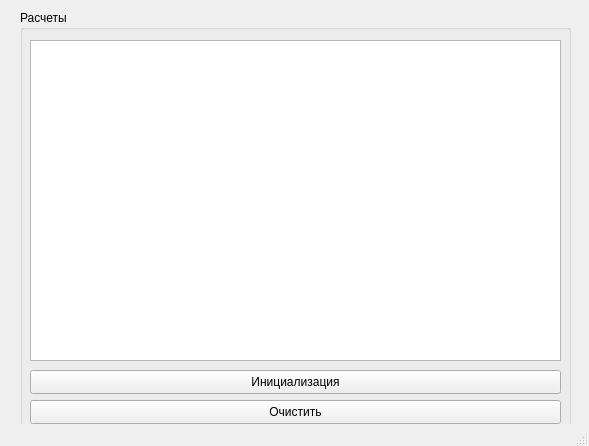
<?xml version="1.0" encoding="UTF-8"?>
<ui version="4.0">
 <class>MainWindow</class>
 <widget class="QMainWindow" name="MainWindow">
  <property name="geometry">
   <rect>
    <x>0</x>
    <y>0</y>
    <width>589</width>
    <height>446</height>
   </rect>
  </property>
  <property name="windowTitle">
   <string>MainWindow</string>
  </property>
  <widget class="QWidget" name="centralwidget">
   <widget class="QGroupBox" name="groupBox">
    <property name="geometry">
     <rect>
      <x>20</x>
      <y>10</y>
      <width>551</width>
      <height>421</height>
     </rect>
    </property>
    <property name="title">
     <string>Расчеты</string>
    </property>
    <widget class="QPushButton" name="clearPushButton">
     <property name="geometry">
      <rect>
       <x>10</x>
       <y>390</y>
       <width>531</width>
       <height>24</height>
      </rect>
     </property>
     <property name="text">
      <string>Очистить</string>
     </property>
    </widget>
    <widget class="QPushButton" name="callInitFormPushButton">
     <property name="geometry">
      <rect>
       <x>10</x>
       <y>360</y>
       <width>531</width>
       <height>24</height>
      </rect>
     </property>
     <property name="text">
      <string>Инициализация</string>
     </property>
    </widget>
    <widget class="QTableView" name="tableView">
     <property name="geometry">
      <rect>
       <x>10</x>
       <y>30</y>
       <width>531</width>
       <height>321</height>
      </rect>
     </property>
    </widget>
   </widget>
  </widget>
  <widget class="QMenuBar" name="menubar">
   <property name="geometry">
    <rect>
     <x>0</x>
     <y>0</y>
     <width>589</width>
     <height>21</height>
    </rect>
   </property>
  </widget>
  <widget class="QStatusBar" name="statusbar"/>
 </widget>
 <resources/>
 <connections/>
</ui>
